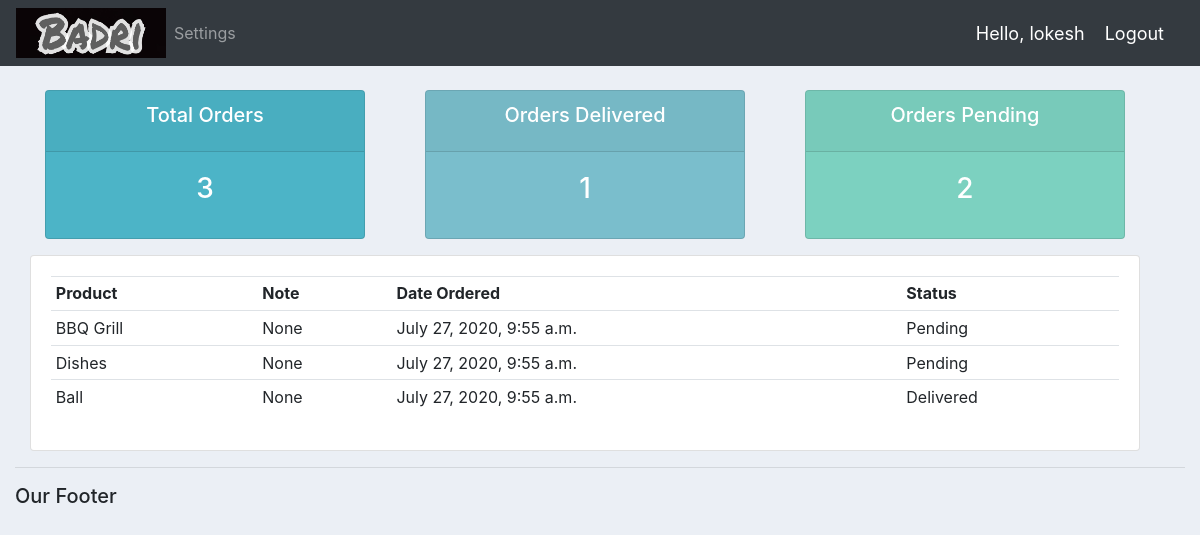
The app's page /user/ (signed in) with its own data.
### accounts/models.py (models this page shows)
class Order(models.Model):
    STATUS = (
        ('Pending', 'Pending'),
        ('Out for delivery', 'Out for delivery'),
        ('Delivered', 'Delivered'),
    )
    customer = models.ForeignKey(Customer, null=True, on_delete=models.SET_NULL)
    product = models.ForeignKey(Product, null=True, on_delete=models.SET_NULL)
    date_created = models.DateTimeField(auto_now_add=True, null=True)
    status = models.CharField(max_length=200, null=True, choices=STATUS)
    note = models.CharField(max_length=1000, null=True)
    def __str__(self):
        return self.product.name

class Product(models.Model):
    CATEGORY = (
        ('Indoor', 'Indoor'),
        ('Out Door', 'Out Door'),
    )
    name = models.CharField(max_length=200, null=True)
    price = models.FloatField(null=True)
    category = models.CharField(max_length=200, null=True, choices=CATEGORY)
    description = models.CharField(max_length=200, null=True)
    date_created = models.DateTimeField(auto_now_add=True, null=True)
    tags = models.ManyToManyField(Tag)
    def __str__(self):
        return self.name

### accounts/decorators.py (the view)
        def wrapper_func(request, *args, **kwargs):
            group = None
            if request.user.groups.exists():
                group = request.user.groups.all()[0].name
            if group in allowed_roles:
                return view_func(request, *args, **kwargs)
            else:
                return HttpResponse("Nikal Yahan Se Bhsdk Paisa Le kr aana")

### accounts/views.py (called while the page is built)
@login_required(login_url='login')
@allowed_user(allowed_roles=['customer'])
def userPage(request):
    orders = request.user.customer.order_set.all()
    total_orders = orders.count()
    delivered = orders.filter(status='Delivered').count()
    pending = orders.filter(status='Pending').count()
    print('Orders', orders)
    context = {
        'orders': orders,
        'total_orders': total_orders,
        'delivered': delivered,
        'pending': pending,
    }
    return render(request, 'accounts/user.html', context)

### accounts/templates/accounts/user.html
{% extends "accounts/main.html" %}
{% block content %}
{% include 'accounts/status.html' %}
    <div class="row container-fluid">
        <div class="col-md">
            <div class="card card-body">
                <table class="table table-sm">
                    <tr>
                        <th>Product</th>
                        <th>Note</th>
                        <th>Date Ordered</th>
                        <th>Status</th>
                    </tr>
                    {% for ord in orders %}
                        <tr>
                            <td>{{ ord.product }}</td>
                            <td>{{ ord.note }}</td>
                            <td>{{ ord.date_created }}</td>
                            <td>{{ ord.status }}</td>
                        </tr>
                    {% endfor %}
                </table>
            </div>
        </div>
    </div>
{% endblock %}

### accounts/templates/accounts/navbar.html (shortened to what this page needs)
{% load static %}
<nav class="navbar navbar-expand-lg navbar-dark bg-dark">
    <img src="{% static 'images/logo3.png' %}" alt="Logo" width="150px" height="50px">
    <div class="collapse navbar-collapse" id="navbarNav">
      <ul class="navbar-nav">
        {% if request.user.is_staff %}
          <li class="nav-item active">
            <a class="nav-link" href="{% url 'home' %}">Dashboard</a>
          </li>
          <li class="nav-item">
            <a class="nav-link" href="{% url 'products' %}">Products</a>
          </li>
        {% else %}
          <li class="nav-item">
            <a class="nav-link" href="{% url 'account' %}">Settings</a>
          </li>
        {% endif %}
      </ul>
    </div>
    <span class="hello-msg">Hello, {{ request.user }}</span>
    <span><a class="hello-msg" href="{% url 'logout' %}">Logout</a></span>
  </nav>

### static/css/main.css (style rules this page uses)
.solid_body { background-color: #ebeff5; }

### accounts/templates/accounts/navbar.html (style rules this page uses)
.hello-msg { font-size: 18px; color: #fff; margin-right: 20px; }

### records on screen
Order: product "BBQ Grill", note "None", date_created "July 27, 2020, 9:55 a.m.", status "Pending"
Order: product "Dishes", note "None", date_created "July 27, 2020, 9:55 a.m.", status "Pending"
Order: product "Ball", note "None", date_created "July 27, 2020, 9:55 a.m.", status "Delivered"

### other values on screen
{{ request.user }} "lokesh"
{{ total_orders }} "3"
{{ delivered }} "1"
{{ pending }} "2"
